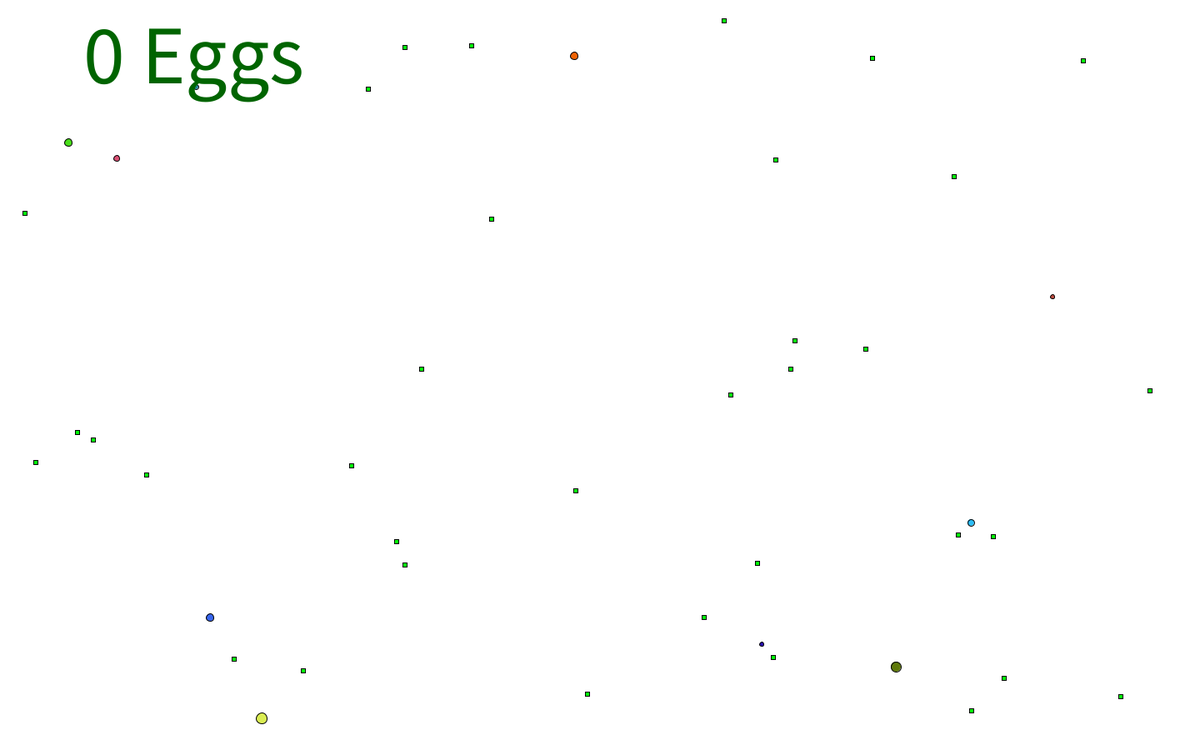
Frame 1 (no input)
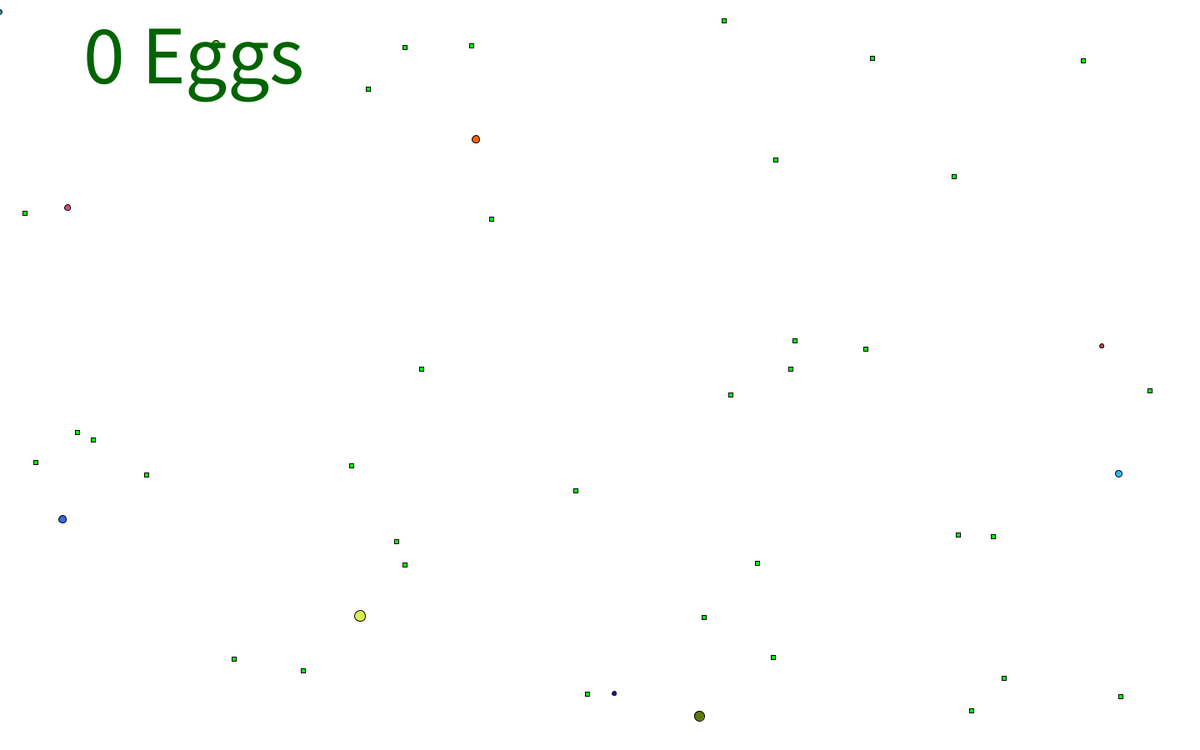
Frame 60 (the mouse pressed at the canvas centre just before this capture)
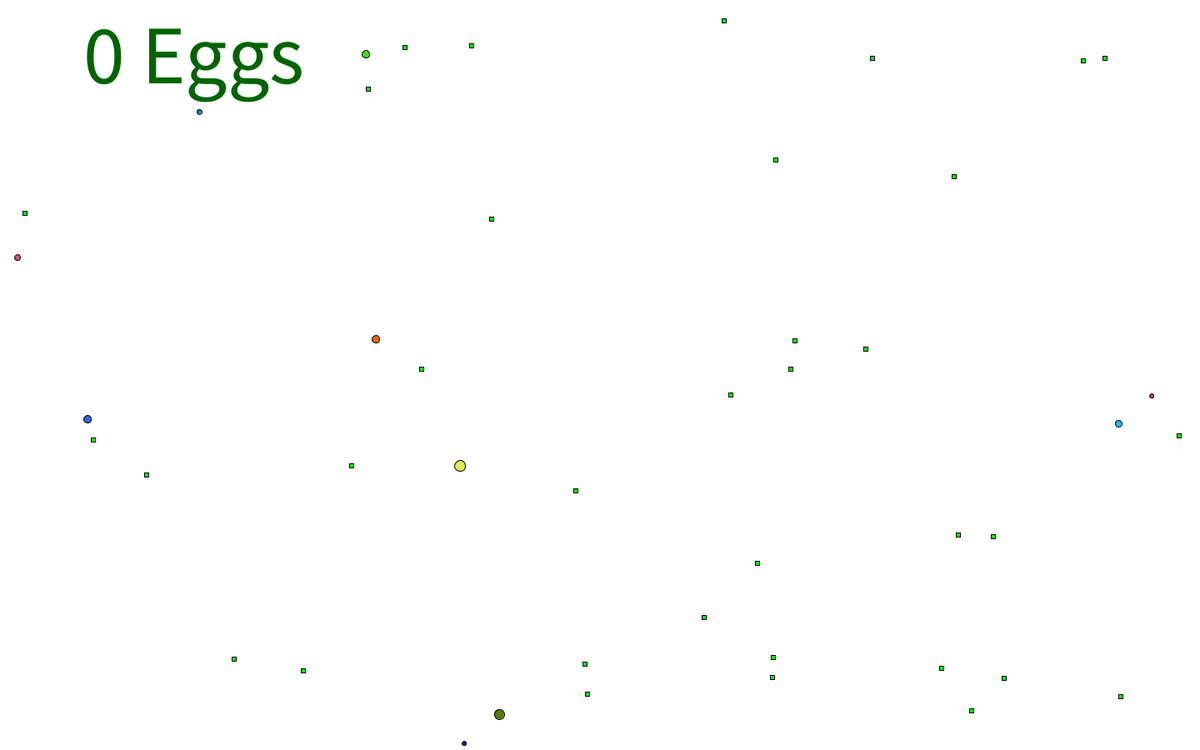
Frame 120 (the mouse held since frame 60 and released just before this capture)

The Processing sketch that drew these frames (run headless with seeded random() and noise(); from frame 60 on, the mouse is pressed at the canvas centre):

// Processing sketch: sketch_170402a
// ── sketch_170402a.pde
//Yet another old evolution simulator, nothing really special about this one
Bug[] myBugs = new Bug[10];
Food[] myFood = new Food[50];
Egg[] myEggs = new Egg[0];
int creatureeaten;
int bugs_gend=0;
int food_gend=0;
int sizex = 1440;
int sizey = 900;
int eggs = 0;
void setup(){
  surface.setSize(sizex, sizey);
  background(255);
  frameRate(30);
}
 
void draw(){
  stroke(0,0,0);
  if(bugs_gend == 0){  //Generate starting bugs once
    bugs_gend=1;
    genBugs();
  }
  if(food_gend ==0){  //Generate 50 food once
    food_gend = 1;
    genFood();
  }
  background(255);  //Clear screen before each draw cycle
  eatBug();
  checkFood();  //Respawns eaten food
  eatFood();  //Checks food collision and handles energy granting
  checkDead();  // If energy <=0, the organism dies and is no longer drawn.
  updateFood();  //Consumes Bug energy each frame
  eggTimer();  //Egg hatch countdown & Bug spawning
  moveBugs();  //Moves bugs according to speed each frame
  checkReproduce();  //Checks if a bug is ready to reproduce and generates eggs
  for(int i=0;i<35;i++){  //Draws food at position
    fill(0,255,8);
    rect(myFood[i].xpos, myFood[i].ypos, 5,5);
  }
  
  for(int i=0;i<myBugs.length;i++){ //Draws bugs at their positions each frame
    if(myBugs[i].living){
      fill(myBugs[i].r,myBugs[i].g,myBugs[i].b);
      if(myBugs[i].isCarnivore){
      stroke(255,0,0);
      ellipse(myBugs[i].xpos, myBugs[i].ypos, myBugs[i].size, myBugs[i].size);
      }
      if(!myBugs[i].isCarnivore){
      stroke(0,0,0);
      ellipse(myBugs[i].xpos, myBugs[i].ypos, myBugs[i].size, myBugs[i].size);
      }
    }
    if(myBugs[i].living==false){
    }
  }
  for(int i=0;i<myEggs.length;i++){ //Draws eggs at their position each frame
    if(myEggs[i].living == true){
      fill(238, 255, 0);
      ellipse(myEggs[i].xpos, myEggs[i].ypos, 3, 3);
    }
    if(myEggs[i].living == false){
    }
  }
  for(int i=0;i<myBugs.length;i++){  //Reproduction cooldown timer & age timer
    if(myBugs[i].reproductioncooldown != 0){
     myBugs[i].reproductioncooldown--;
    }
     myBugs[i].age++;
   }
   
  fill(0,100,0);
  textSize(100);
  text(myEggs.length+" Eggs",100,100);
}
public void eatFood(){
  for(int i=0; i<35; i++){
    for(int h=0; h<myBugs.length; h++){
       if(myBugs[h].xpos-myFood[i].xpos<=myBugs[h].size && myBugs[h].xpos-myFood[i].xpos>=-1*(myBugs[h].size)){
         if(myBugs[h].ypos-myFood[i].ypos<=myBugs[h].size && myBugs[h].ypos-myFood[i].ypos>=-1*(myBugs[h].size)){
           if(!myBugs[h].isCarnivore){
             myBugs[h].energy+=12;
             myFood[i].alive=false;
           }
         }
       }
    }
  }
}

public void eatBug(){
  for(int i=0; i<myBugs.length; i++){
    for(int h=0; h<myBugs.length; h++){
      if(myBugs[h].living && myBugs[h].isCarnivore && myBugs[i].living && h!=i && aboutEqual(myBugs[h].size,myBugs[i].size,4)){
        if(myBugs[h].xpos-myBugs[i].xpos<=(myBugs[h].size+myBugs[i].size) && myBugs[h].xpos-myBugs[i].xpos>=-1*(myBugs[h].size+myBugs[i].size)){
          if(myBugs[h].ypos-myBugs[i].ypos<=(myBugs[h].size+myBugs[i].size) && myBugs[h].ypos-myBugs[i].ypos>=-1*(myBugs[h].size+myBugs[i].size)){
            if(myBugs[h].energy>myBugs[i].energy){
              myBugs[h].energy+=(myBugs[i].energy/10);
              myBugs[i].living = false;
              creatureeaten++;
            }
          }
        }
      }
    }
  }
}

public void updateFood(){
  for(int i=0;i<myBugs.length;i++){
    if(myBugs[i].living){
     myBugs[i].energy=myBugs[i].energy-myBugs[i].energyconsumption;
    }
  }
}

public void checkDead(){
  for(int i=0; i<myBugs.length; i++){
    if(myBugs[i].energy<=0){
      myBugs[i].living=false;
    }
  }
}

public void checkFood(){
  for(int i=0;i<35;i++){
    if(myFood[i].alive==false){
       myFood[i].xpos = (int)random(5,sizex-5);
       myFood[i].ypos = (int)random(5,sizey-5);
       myFood[i].alive=true;
    }
  }
}

public void genFood(){
  for(int i=0;i<35;i++){
    myFood[i] = new Food();
    myFood[i].xpos = (int)random(5,sizex-5);
    myFood[i].ypos = (int)random(5,sizey-5);
    myFood[i].alive = true;
  }
}

public void genBugs(){
  for (int i=0; i<myBugs.length; i++){
    int speedSeed = (int) random(1,20);
    myBugs[i] = new Bug();
    myBugs[i].size = (int)random(5,15);
    if(speedSeed <=5){
      myBugs[i].speedx = (int)random(1,5);
      myBugs[i].speedy = (int)random(1,5);
    }
    if(speedSeed > 5 && speedSeed<11){
      myBugs[i].speedx = (int)random(-5,-1);
      myBugs[i].speedy = (int)random(-5,-1);
    }
    if(speedSeed>= 11 && speedSeed<16){
      myBugs[i].speedx = (int)random(-5,-1);
      myBugs[i].speedy = (int)random(1,5);
    }
    if(speedSeed >= 16 && speedSeed <21){
      myBugs[i].speedx = (int)random(1,5);
      myBugs[i].speedy = (int)random(-5,-1);
    }
    myBugs[i].r =(int)random(0,255);
    myBugs[i].g =(int)random(0,255);
    myBugs[i].b =(int)random(0,255);
    myBugs[i].maturityage = (myBugs[i].size*360)+1800;
    myBugs[i].isCarnivore = false;
    myBugs[i].reproductioncap = (int)random(45,150);
    myBugs[i].incubationperiod = (int)random(90,3600);
    myBugs[i].xpos = (int)random(10,sizex-10);
    myBugs[i].ypos = (int)random(10,sizey-10);
    myBugs[i].reproductionwait = (int)random(0,5400);
    myBugs[i].energy = 50;
    myBugs[i].reproductioncooldown = 0;
    myBugs[i].living = true;
    myBugs[i].energyconsumption = (abs(myBugs[i].speedx)+abs(myBugs[i].speedy))*(0.003+(abs(myBugs[i].speedx)+abs(myBugs[i].speedy))/1000+(myBugs[i].size*0.00001));
  }
}

public void moveBugs(){
  for (int i=0; i<myBugs.length; i++){
    if(myBugs[i].living){
      myBugs[i].xpos+=myBugs[i].speedx;
      myBugs[i].ypos+=myBugs[i].speedy;
      myBugs[i].energy=myBugs[i].energy-myBugs[i].energyconsumption;
    }
    if(myBugs[i].xpos+myBugs[i].size>=sizex || myBugs[i].xpos<=0){
        myBugs[i].speedx*=-1;
    }
    if(myBugs[i].ypos+myBugs[i].size>=sizey || myBugs[i].ypos<=0){
      myBugs[i].speedy*=-1;
    }
  }
}

public void checkReproduce(){
  for(int i=0; i<myBugs.length; i++){
    if(myBugs[i].energy > myBugs[i].reproductioncap && myBugs[i].reproductioncooldown<=0 && myBugs[i].living && myBugs[i].age > myBugs[i].maturityage){
      text("This function is being run",70,70);
      Egg[] tempEgg = new Egg[1];
      tempEgg[0] = new Egg();
      tempEgg[0].maturityageA = myBugs[i].maturityage;
      tempEgg[0].isCarnivoreA = myBugs[i].isCarnivore || mutatevore();
      tempEgg[0].sizeA = myBugs[i].size+mutate();
      tempEgg[0].incubationtime = myBugs[i].incubationperiod;
      tempEgg[0].xpos = myBugs[i].xpos;
      tempEgg[0].ypos = myBugs[i].ypos;
      tempEgg[0].energyA = 50;
      tempEgg[0].rA = myBugs[i].r + mutate()*2;
      tempEgg[0].gA = myBugs[i].g + mutate()*2;
      tempEgg[0].bA = myBugs[i].b + mutate()*2;
      tempEgg[0].reproductioncapA = myBugs[i].reproductioncap+mutate()*3;
      tempEgg[0].reproductionwaitA = myBugs[i].reproductionwait+mutate()*30;
      tempEgg[0].incubationperiodA = myBugs[i].incubationperiod+mutate()*30;
      tempEgg[0].speedxA = myBugs[i].speedx+mutate();
      tempEgg[0].speedyA = myBugs[i].speedy+mutate();
      tempEgg[0].energyconsumptionA = (tempEgg[0].speedxA+tempEgg[0].speedyA)*(0.003+(tempEgg[0].speedxA+tempEgg[0].speedyA)/2000);
      tempEgg[0].living = true;
      myEggs = (Egg[]) append(myEggs, tempEgg[0]);  //Pass the temporary egg off to the permanent egg array for drawing and other handling
      tempEgg[0] = null;
      myBugs[i].energy-=30+(myBugs[i].size);
      myBugs[i].reproductioncooldown = myBugs[i].reproductionwait;
      eggs++;
    }
  }
}

public void eggTimer(){
  for(int i=0;i<myEggs.length;i++){
    if(myEggs[i].incubationtime==0 && myEggs[i].living){
      myEggs[i].living = false;
      Bug[] tempBug = new Bug[1];
      tempBug[0] = new Bug();
      tempBug[0].isCarnivore = myEggs[i].isCarnivoreA;
      tempBug[0].size = myEggs[i].sizeA;
      tempBug[0].maturityage = myEggs[i].maturityageA;
      tempBug[0].xpos = myEggs[i].xpos;
      tempBug[0].ypos = myEggs[i].ypos;
      tempBug[0].living = true;
      tempBug[0].energy = myEggs[i].energyA;
      tempBug[0].r = myEggs[i].rA;
      tempBug[0].g = myEggs[i].gA;
      tempBug[0].b = myEggs[i].bA;
      tempBug[0].reproductioncap = myEggs[i].reproductioncapA;
      tempBug[0].reproductionwait = myEggs[i].reproductionwaitA;
      tempBug[0].reproductioncooldown = 0;
      tempBug[0].incubationperiod = myEggs[i].incubationperiodA;
      tempBug[0].speedy = myEggs[i].speedyA;
      tempBug[0].speedx = myEggs[i].speedxA;
      tempBug[0].energyconsumption = myEggs[i].energyconsumptionA;
      myBugs = (Bug[]) append(myBugs, tempBug[0]);  //Pass the temporary bug off to the permanent bug array for drawing and other handling
      myEggs[i].incubationtime=-1;
      eggs--;
    }
    if(myEggs[i].incubationtime>0){
      myEggs[i].incubationtime--;
    }
  }
}

public int mutate(){
  int mutate =(int)random(1,20);
  if(mutate == 1){
    return 1;
  }
  if(mutate == 11){
    return -1;
  }
  else{
    return 0;
  }
}

public boolean mutatevore(){
  boolean returnval = false;
  int randomSeed = (int) random(1,40);
  if(randomSeed == 1){
    returnval = true;
  }
  return returnval;
}

public boolean aboutEqual(int Num1, int Num2, int Leniancy){
  boolean returnval = false;
  if(abs(Num1-Num2)<=Leniancy || Num1 > Num2){
    returnval = true;
  }
  return returnval;
}

class Egg{
  boolean isCarnivoreA;
  int rA,gA,bA;
  int maturityageA;
  int sizeA;
  int incubationtime;
  int xpos;
  int ypos;
  boolean living;
  float energyA;
  int reproductioncapA;
  int reproductionwaitA;
  int incubationperiodA;
  int speedxA;
  int speedyA;
  float energyconsumptionA;
}

class Bug{
  boolean isCarnivore;
  int r,g,b;
  int age;
  int maturityage;
  int size;
  int xpos;
  int ypos;
  float energy;
  int reproductioncap;
  int reproductionwait;
  int reproductioncooldown;
  int incubationperiod;
  int speedx;
  int speedy;
  float energyconsumption;
  boolean living;
} 

class Food{
  boolean alive;
  int xpos;
  int ypos;
}
